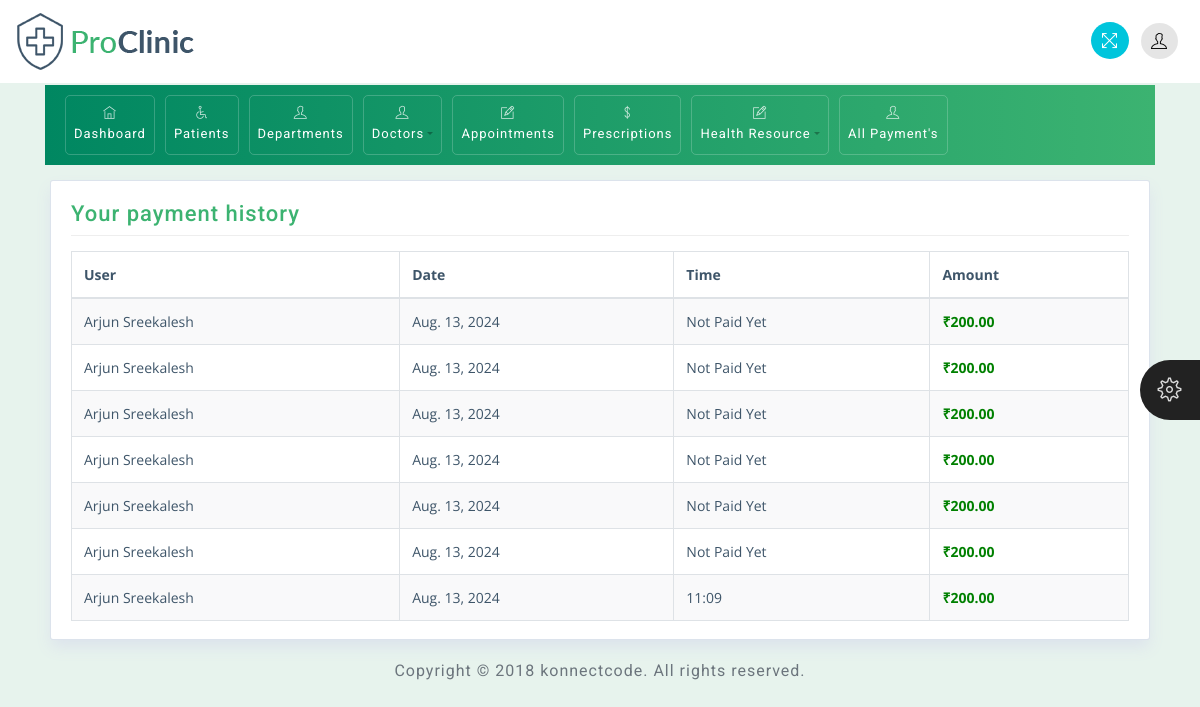
The app's page /view-payments/ with its own data.
### patient_app/models.py (models this page shows, shortened)
class Billing(models.Model):
    user = models.ForeignKey(User, on_delete=models.CASCADE, null=True, blank=True)
    patient = models.ForeignKey(Patient, on_delete=models.CASCADE)
    amount_due = models.DecimalField(max_digits=10, decimal_places=2)
    due_date = models.DateField()
    STATUS_CHOICE = [
        ('Paid', 'Paid'),
        ('Unpaid', 'Unpaid'),
    ]
    status = models.CharField(max_length=100, choices=STATUS_CHOICE)
    payment_time = models.DateTimeField(null=True, blank=True)
    is_new = models.BooleanField(default=True)

### patient_app/views.py (the view)
# urls.py: path('view-payments/', views.all_payment, name='all_payments'),
def all_payment(request):
    billing_records=Billing.objects.all()
    return render(request, 'admin/all_payments.html', {'billing_records': billing_records})

### template/admin/all_payments.html (shortened to what this page needs)
<!DOCTYPE html>
<html>
	{% load static %}
<head>
	<link rel="stylesheet" href="{% static 'css/bootstrap.min.css' %}">
	<link rel="stylesheet" href="{% static 'css/themify-icons.css' %}">
	<link rel="stylesheet" href="{% static 'css/animate.css' %}">
	<link rel="stylesheet" href="{% static 'css/styles.css' %}">
	<link rel="stylesheet" href="{% static 'css/green.css' %}" id="style_theme">
	<link rel="stylesheet" href="{% static 'css/responsive.css' %}">
	<link rel="stylesheet" href="{% static 'charts/css/morris.css' %}">
	<link rel="stylesheet" href="{% static 'css/jquery-jvectormap.css' %}">
	<link rel="stylesheet" href="https://cdn.datatables.net/2.1.0/css/dataTables.dataTables.css">
    <link rel="stylesheet" href="https://cdn.datatables.net/buttons/3.1.0/css/buttons.dataTables.css">
</head>
<body>
	<div class="theme-settings" id="switcher">
		<span class="theme-click">
			<span class="ti-settings"></span>
		</span>
	</div>
	<div class="wrapper">
		<div id="content">
			<div class="container top-brand">
				<nav class="navbar navbar-default fixed-top">
					<div class="navbar-header">
						<div class="sidebar-header"> <a href="index.html"><img src="{% static 'images/logo-dark.png' %}" class="logo" alt="logo"></a>
						</div>
					</div>
					<ul class="nav justify-content-end">
						<li class="nav-item">
							<a class="nav-link">
								<span title="Fullscreen" class="ti-fullscreen fullscreen"></span>
							</a>
						</li>
						<li class="nav-item">
							<a class="nav-link dropdown-toggle" data-toggle="dropdown" href="#" role="button" aria-haspopup="true"
							 aria-expanded="false">
								<span class="ti-user"></span>
							</a>
						</li>
					</ul>
				</nav>
			</div>
			<div class="container menu-nav">
				<nav class="navbar navbar-expand-lg proclinic-bg text-white">
					<div class="collapse navbar-collapse" id="navbarSupportedContent">
						<ul class="navbar-nav mr-auto">
							<li class="nav-item">
								<a class="nav-link" href="{% url 'home' %}"><span class="ti-home"></span> Dashboard</a>
							</li>
							<li class="nav-item">
								<a class="nav-link" href="{% url 'pat_details' %}">
									<span class="ti-wheelchair"></span> Patients</a>
							</li>
							<li class="nav-item">
								<a class="nav-link" href="{% url 'add_department' %}"><span class="ti-user"></span> Departments</a>
							</li>
							<li class="nav-item dropdown">
								<a class="nav-link dropdown-toggle" data-toggle="dropdown" href="#" role="button" aria-haspopup="true"
								 aria-expanded="false"><span class="ti-user"></span> Doctors</a>
							</li>
							<li class="nav-item">
								<a class="nav-link" href="{% url 'manage_appointments' %}" role="button"><span class="ti-pencil-alt"></span>Appointments</a>
							</li>
							<li class="nav-item">
								<a class="nav-link" href="{% url 'view_prescriptions' %}"><span class="ti-money"></span> Prescriptions</a>
							</li>
							<li class="nav-item dropdown">
								<a class="nav-link dropdown-toggle" data-toggle="dropdown" href="#" role="button" aria-haspopup="true"
								 aria-expanded="false"><span class="ti-pencil-alt"></span> Health Resource</a>
							</li>
							<li class="nav-item">
								<a class="nav-link" href="{% url 'all_payments' %}"><span class="ti-user"></span> All Payment's</a>
							</li>
						</ul>
					</div>
				</nav>
			</div>
				<div class="container reduced-margin">
					<div class="col-md-12">
						<div class="widget-area-2 proclinic-box-shadow">
							<h3 class="widget-title">Your payment history</h3>
							<div id="example" class="table-responsive">
							    {% if billing_records %}
								<table  class="table table-bordered table-striped">
									<thead>
										<tr>
											<th>User</th>
											<th>Date</th>
											<th>Time</th>
											<th>Amount</th>
										</tr>
									</thead>
									<tbody>
{% for billing in billing_records %}
    <tr>
		<td>{{ billing.user.get_full_name }}</td>
        <td>{{ billing.due_date }}</td>
        <td>
            {% if billing.payment_time %}
                {{ billing.payment_time|date:"H:i" }}
            {% else %}
                Not Paid Yet
            {% endif %}
        </td>
		<td style="color:green; font-weight:bold;">₹{{ billing.amount_due }}</td>
    </tr>
                    {% endfor %}
									</tbody>
								</table>
                                    {% else %}
        <p>No payment history available.</p>
    {% endif %}
							</div>
						</div>
					</div>
				</div>
			<div class="container">
				<div class="d-sm-flex justify-content-center">
				  <span class="text-muted text-center d-block d-sm-inline-block">Copyright © 2018 <a href="http://www.konnectplugins.com/" target="_blank">konnectcode</a>. All rights reserved.</span>
				</div>
			</div>
		</div>
	</div>
</body>
</html>
<body>

### static/css/styles.css (style rules this page uses)
body { font-family: 'Open Sans', sans-serif; background-color: #E7F3ED; color: #3e5569; }
h1, h2, h3, h4, h5, h6, span, .menu-nav { font-family: 'Roboto', sans-serif; letter-spacing: 1px; }
a, a:hover, a:focus { color: inherit; text-decoration: none; transition: all 0.3s; }
.navbar { padding: 10px 15px; background: #fff; border: none; border-radius: 0; }
.table td, .table th { padding: .75rem; }
#content { padding-top: 5px; padding-bottom: 15px; transition: all 0.3s; width: 100%; }
.text-muted { color: #6c757d!important; padding-top: 20px; }
.proclinic-box-shadow { border-radius: 0; border: 0; -webkit-box-shadow: 0 0 0 1px #dce3ec, 0 8px 16px 0 #dce3ec; box-shadow: 0 0 0 1px #dce3ec, 0 8px 16px 0 #dce3ec; background: #fff; margin-top: 20px; }
div[class*="col-"] { padding-right: 6px; padding-left: 6px; }
.table-striped tbody tr:nth-of-type(odd) { background-color: rgba(61,79,90,.03); }
table.table tbody td, table.table thead th { font-size: 14px; }
#switcher { position: fixed; bottom: 45%; right: -130px; width: 130px; background-color: #404040; color: #ffffff; z-index: 9999; font-size: 15px; padding-bottom: 20px; -webkit-transition: all 0.6s ease; transition: all 0.6s ease; height: 80px; }
#switcher .theme-click { display: block; position: absolute; padding: 8px; width: 60px; height: 60px; line-height: 48px; color: #ffffff; font-size: 24px; background-color: #222; text-align: center; left: -60px; top: 0; cursor: pointer; z-index: 2; border-radius: 30px 0 0 30px; }
#switcher .theme-click .ti-settings { color: #ddd; }
.menu-nav .navbar-nav .nav-item { font-size: 13px; padding: 2px 0px; border: 1px solid rgba(255,255,255,.2); margin: 0 5px; border-radius: 5px; }
.menu-nav .dropdown-toggle::after { color: rgba(0,0,0,.3); }
.menu-nav [class^="ti-"], .menu-nav [class*=" ti-"] { color: rgba(255,255,255,.8); }
.navbar-default .dropdown-toggle::after { display: none; }
.navbar-default .ti-announcement, .navbar-default .ti-user, .navbar-default .ti-search { padding: 10px; border-radius: 50%; color: #000; }
.navbar-default .ti-user, .navbar-default .ti-announcement, .navbar-default .ti-search { background: rgba(0,0,0,.1); }
.top-brand .nav-link { padding: 6px; cursor: pointer; }
.navbar .nav .nav-item:last-child .nav-link { padding-right: 7px; }
.fullscreen { padding: 10px; font-size: 17px; cursor: pointer; background: #00c5dc; color: #fff; border-radius: 50%; margin-left: 10px; }
.widget-area-2 { background: #fff; margin-top: 1rem; padding: 20px; padding-bottom: 2px; border-radius: 2px; }
.widget-title { font-size: 22px; padding-bottom: .5rem; margin-bottom: 15px; border-bottom: 1px solid #eeeeee; }

### static/css/green.css (style rules this page uses)
.proclinic-bg { background: #3CB371; background: -webkit-linear-gradient(to right, #008761, #3CB371); background: linear-gradient(to right, #008761, #3CB371); }
.widget-title { color: #3CB371; }

### static/css/responsive.css (style rules this page uses)
@media (min-width: 992px) and (max-width: 1200px) { .menu-nav [class^="ti-"], .menu-nav [class*=" ti-"] { display: block; margin-bottom: 5px; text-align: center; } }

### template/admin/all_payments.html (style rules this page uses)
.reduced-margin { margin-top: 5px; }
.navbar.fixed-top { position: fixed; top: 0; width: 100%; z-index: 1000; }
#content { margin-top: 80px; }

### records on screen
Billing: user.get_full_name "Arjun Sreekalesh", due_date "Aug. 13, 2024", shows "Not Paid Yet", amount_due "200.00"
Billing: user.get_full_name "Arjun Sreekalesh", due_date "Aug. 13, 2024", shows "Not Paid Yet", amount_due "200.00"
Billing: user.get_full_name "Arjun Sreekalesh", due_date "Aug. 13, 2024", shows "Not Paid Yet", amount_due "200.00"
Billing: user.get_full_name "Arjun Sreekalesh", due_date "Aug. 13, 2024", shows "Not Paid Yet", amount_due "200.00"
Billing: user.get_full_name "Arjun Sreekalesh", due_date "Aug. 13, 2024", shows "Not Paid Yet", amount_due "200.00"
Billing: user.get_full_name "Arjun Sreekalesh", due_date "Aug. 13, 2024", shows "Not Paid Yet", amount_due "200.00"
Billing: user.get_full_name "Arjun Sreekalesh", due_date "Aug. 13, 2024", payment_time "11:09", amount_due "200.00"
